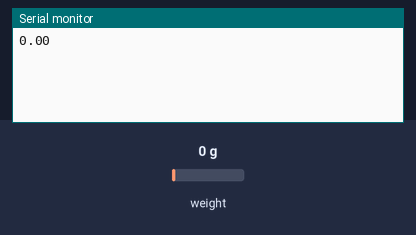
The sketch below on a simulated Arduino Uno, built with avr-gcc and run on an emulated ATmega328P. Parts: the last lines printed to the serial monitor. Inputs (shaded band) come from the test bench; at power-on: weight on the scale 0 g.

Above: at 2.4 s.
2.5 s: weight on the scale set to 100 g
At 3.8 s:
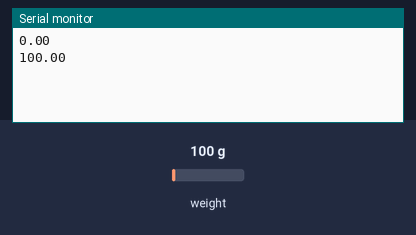
4.0 s: weight on the scale set to 1250 g
At 4.7 s:
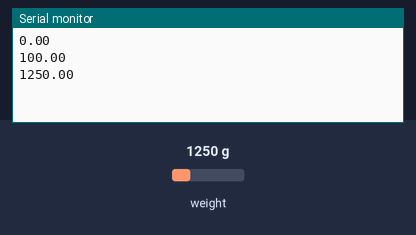
Timing chart, 0 to 7.0 s (numbered marks = the images above; inputs shaded):
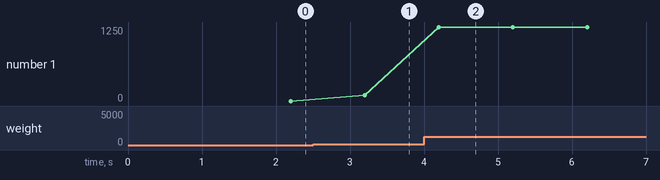

The sketch:

scale.ino
```cpp
#include "HX711.h"

HX711 coffee_scale;
#define COFFEE_SCALE_RATIO 1025.5 // TODO put known weigth, then scale.get_value(5) / real kg

float target_coffee_weight = 0.01;

void setup() {
  Serial.begin(9600);
  coffee_scale.begin(A1, A2);
  coffee_scale.set_scale(COFFEE_SCALE_RATIO);
  delay(200);
  coffee_scale.tare();
}

void loop() {
  Serial.print(coffee_scale.get_units(10));
  Serial.print('\n');
  // Serial.print(coffee_scale.get_value(5));
  // Serial.print('\n');
  // Serial.print('\n');
}
```

Measured:
- after the input at 2.5 s, the serial monitor: prints a new line after 0.70 s (image 1)
- after the input at 4.0 s, the serial monitor: prints a new line after 0.20 s (image 2)
- plotted number 1: 0 → 100 after the input at 2.5 s, 100 → 1250 after the input at 4.0 s
